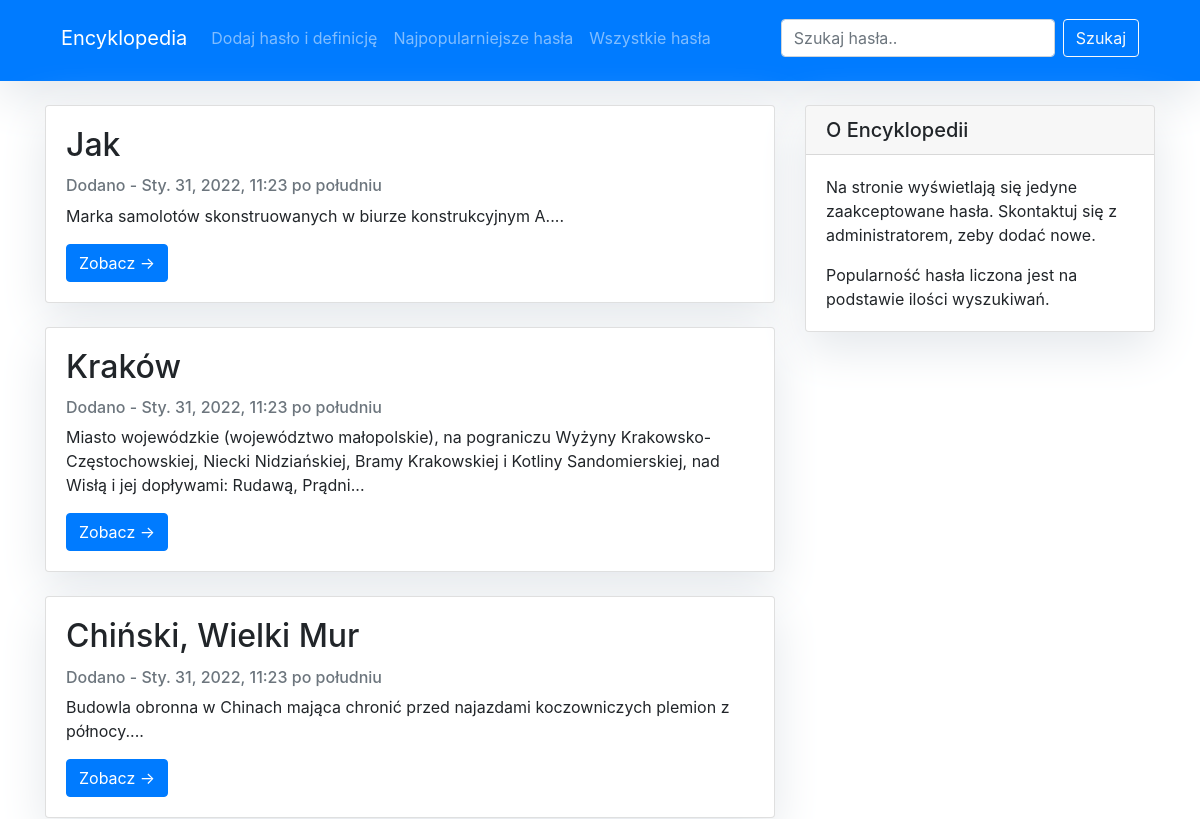
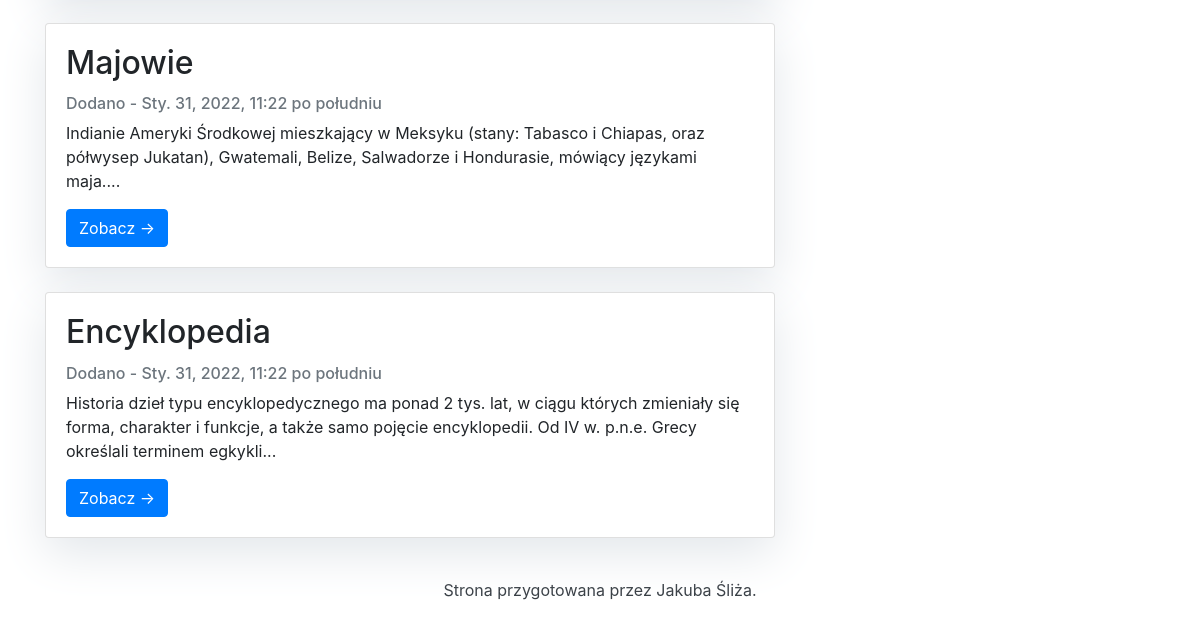
Before: / with the older database file (2 pictures, top to bottom).
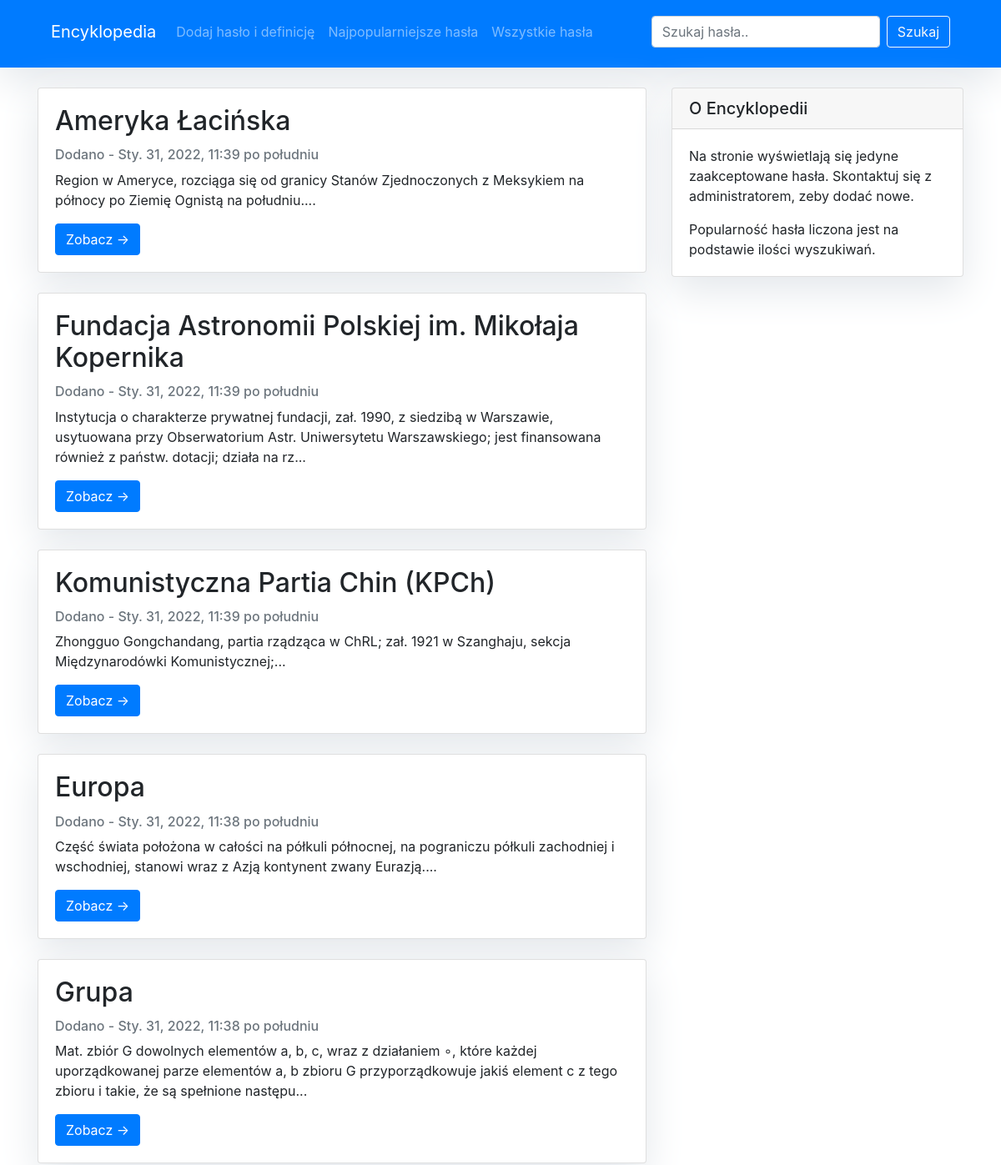
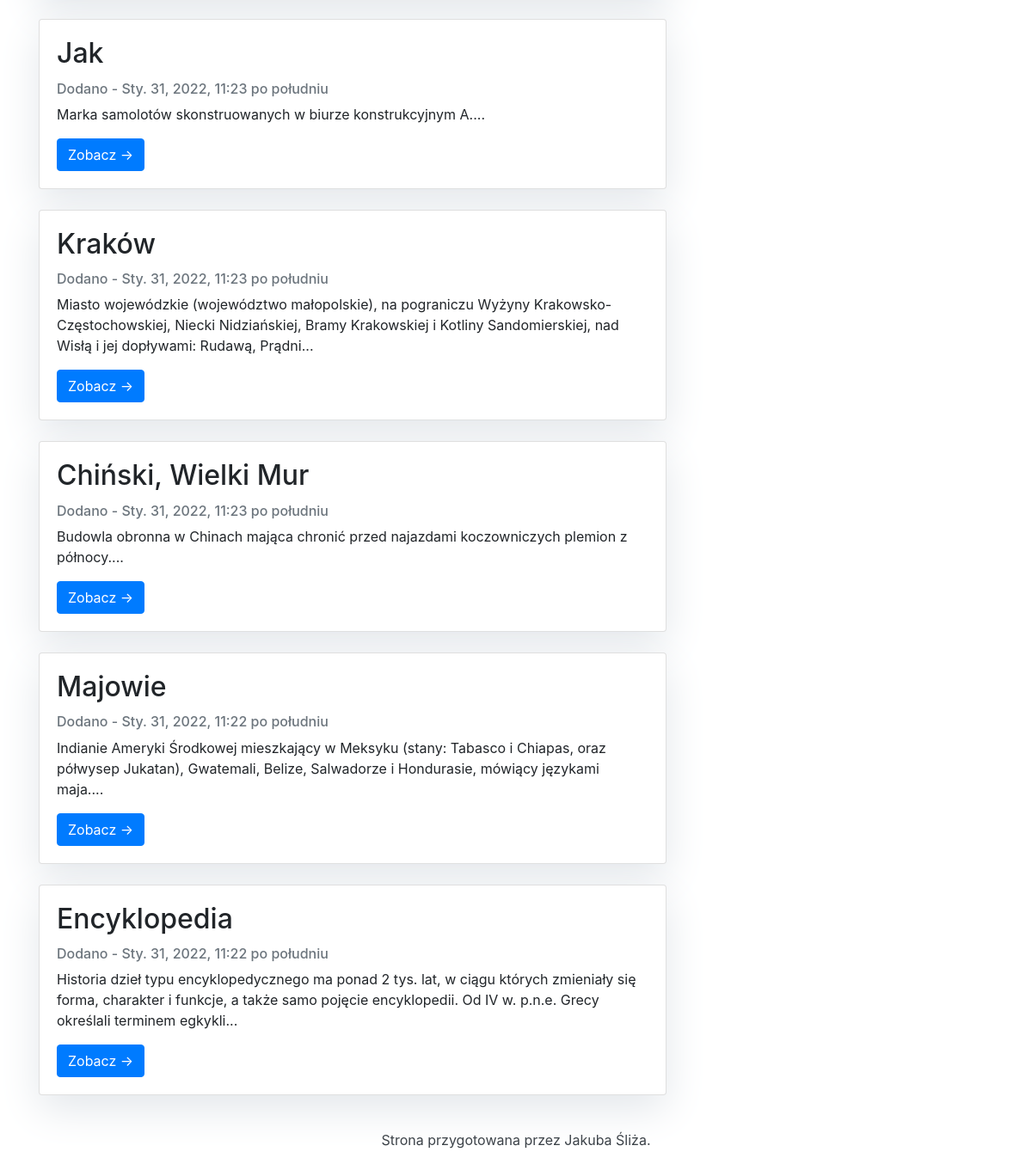
After: the same page with the newer database file (2 pictures, top to bottom).
### manager/models.py (models this page shows, shortened)
class Entry(models.Model):
    word = models.CharField(max_length=300, unique=True)
    slug = models.SlugField(blank = True, unique = True)
    definition = models.TextField()
    status = models.IntegerField(choices=STATUS, default=0)
    search_count = models.IntegerField(default= 0)
    created_at = models.DateTimeField(auto_now_add=True)
    updated_at = models.DateTimeField(auto_now=True)
    class Meta:
        ordering = ['-created_at']
        verbose_name_plural = 'entries'

### manager/views.py (the view)
# urls.py: path('', views.LastEntryList.as_view(), name='index'),
class LastEntryList(generic.ListView):
    template_name = 'index.html'
    def get_queryset(self):
        query = self.request.GET.get('q')
        if query:
            entries_list = Entry.objects.filter(word__icontains=query, status=1)
            for entry in entries_list:
                entry.search_count += 1
                entry.save()
        else:
            entries_list = Entry.objects.filter(status=1).order_by('-created_at')[:10]
        return entries_list

### manager/templates/index.html
{% extends "base.html" %}
{% block content %}
<div class="container">
    <div class="row">
        <div class="col-md-8 left">
            {% for entry in entry_list %}
            <div class="card my-4">
                <div class="card-body">
                    <h2 class="card-title">{{ entry.word }}</h2>
                    <p class="card-text text-muted h6">Dodano - {{ entry.created_at }} </p>
                    <p class="card-text">{{entry.definition|slice:":200" }}...</p>
                    <a href="{% url 'manager:entry-detail' entry.slug  %}" class="btn btn-primary">Zobacz &rarr;</a>
                </div>
            </div>
            {% endfor %}
        </div>
        {% block sidebar %} {% include 'sidebar.html' %} {% endblock sidebar %}
    </div>
</div>
{% endblock %}

### manager/templates/base.html (shortened to what this page needs)
{% load static %}
<!DOCTYPE html>
<html>
    <head>
        <link rel="stylesheet" href="{% static 'manager/style.css' %}">
        <link rel="stylesheet" href="https://maxcdn.bootstrapcdn.com/bootstrap/4.0.0/css/bootstrap.min.css"
 />
        <link rel="stylesheet" href="https://cdnjs.cloudflare.com/ajax/libs/font-awesome/4.7.0/css/font-awesome.min.css">
    </head>
    <body>
        <header class="masthead">
            <div class="container">
                <div class="row">
                    <div class=" col-md-12 col-md-12">
                        <nav class="navbar navbar-expand-lg navbar-dark">
                            <a class="navbar-brand" href="{% url 'manager:index' %}">Encyklopedia</a>
                            <div class="collapse navbar-collapse" id="navbarSupportedContent">
                              <ul class="navbar-nav mr-auto">
                                <li class="nav-item">
                                  <a class="nav-link" href="{% url 'manager:entry-create' %}">Dodaj hasło i definicję</a>
                                </li>
                                <li class="nav-item">
                                    <a class="nav-link" href="{% url 'manager:popular-entries' %}">Najpopularniejsze hasła</a>
                                </li>
                                <li class="nav-item">
                                    <a class="nav-link" href="{% url 'manager:all-entries' %}">Wszystkie hasła</a>
                                </li>
                              </ul>
                              <form method = "GET" action="{% url 'manager:index' %}" class="form-inline my-2 my-lg-0">
                                <input name="q" value = "{{ request.GET.q }}"class="form-control mr-sm-2" type="search" placeholder="Szukaj hasła.." aria-label="Search">
                                <button class="btn btn-outline-light" type="submit">Szukaj</button>
                              </form>
                            </div>
                        </nav>
                    </div>
                </div>
            </div>
        </header>
        {% block content %}
        {% endblock content %}
        <footer class="py-3 bg-grey">
            <p class="m-0 text-dark text-center ">Strona przygotowana przez Jakuba Śliża.</p>
        </footer>
    </body>
</html>

### manager/templates/sidebar.html
{% block sidebar %}
<div class="col-md-4 float-right ">
    <div class="card my-4">
        <h5 class="card-header">O Encyklopedii</h5>
        <div class="card-body">
            <p class="card-text">Na stronie wyświetlają się jedyne zaakceptowane hasła. Skontaktuj się z administratorem, zeby dodać nowe.</p>
            <p class="card-text">Popularność hasła liczona jest na podstawie ilości wyszukiwań.</p>
        </div>
    </div>
</div>
{% endblock sidebar %}

### manager/static/manager/style.css (style rules this page uses)
body { font-family: "Lucida Console", monospace; font-size: 17px; background-color: #fdfdfd; }
.masthead { background: #007bff; height: auto; padding-bottom: 15px; box-shadow: 0 16px 48px #E3E7EB; padding-top: 10px; }
.card { box-shadow: 0 16px 48px #E3E7EB; }

Changed rows visible on the page:
added Entry: word "Ameryka Łacińska", created_at "Sty. 31, 2022, 11:39 po południu", definition "Region w Ameryce, rozciąga się od granicy Stanów Zjednoczonych z Meksykiem na północy po Ziemię Ognistą na południu."
added Entry: word "Fundacja Astronomii Polskiej im. Mikołaja Kopernika", created_at "Sty. 31, 2022, 11:39 po południu", definition "Instytucja o charakterze prywatnej fundacji, zał. 1990, z siedzibą w Warszawie, usytuowana przy Obserwatorium Astr. Uniwersytetu Warszawskiego; jest finansowana również z państw. dotacji; działa na rz"
added Entry: word "Komunistyczna Partia Chin (KPCh)", created_at "Sty. 31, 2022, 11:39 po południu", definition "Zhongguo Gongchandang, partia rządząca w ChRL; zał. 1921 w Szanghaju, sekcja Międzynarodówki Komunistycznej;"
added Entry: word "Europa", created_at "Sty. 31, 2022, 11:38 po południu", definition "Część świata położona w całości na półkuli północnej, na pograniczu półkuli zachodniej i wschodniej, stanowi wraz z Azją kontynent zwany Eurazją."
added Entry: word "Grupa", created_at "Sty. 31, 2022, 11:38 po południu", definition "Mat. zbiór G dowolnych elementów a, b, c, wraz z działaniem ∘, które każdej uporządkowanej parze elementów a, b zbioru G przyporządkowuje jakiś element c z tego zbioru i takie, że są spełnione następu"
